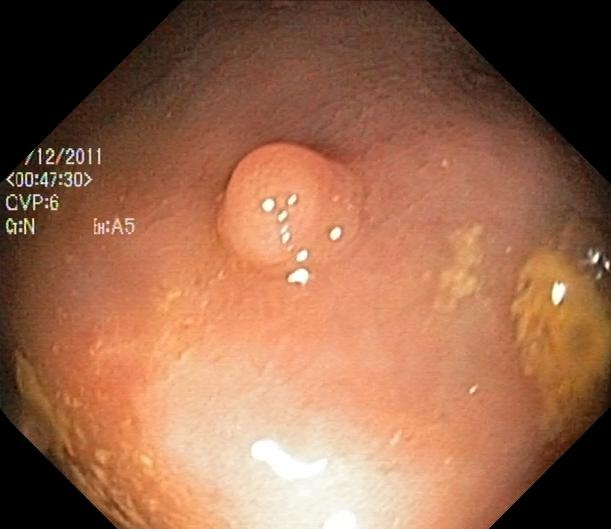
#> input picture data/archive/Kvasir-SEG/Kvasir-SEG/images/cju1gi7jlwyld0835cdf6g6qz.jpg, 611 x 529 px; its folder holds only this picture in this run
$ python generate_thesis_figures.py
#> lines starting #> are read from the running program, lines starting #| are printed output that depends on the picture
#!/usr/bin/env python3
"""
Generate Thesis Figures for Polyp Detection Project
====================================================

This script generates professional diagrams and visualizations for the thesis
on Deep Learning-Based Polyp Detection Using YOLOv8.

Author: Subhendu Das
Date: November 2024
Institution: IIIT Kalyani
"""

import cv2
import numpy as np
import matplotlib.pyplot as plt
import matplotlib.patches as patches
from matplotlib.patches import FancyBboxPatch, FancyArrowPatch
from pathlib import Path
import argparse


def create_system_overview(output_path: str):
    """
    Create high-level system overview diagram for Chapter 1.

    Shows: Input → Processing → Detection → Output pipeline

    Args:
        output_path: Path to save the generated figure
    """
    _, ax = plt.subplots(figsize=(14, 6))
    ax.set_xlim(0, 14)
    ax.set_ylim(0, 6)
    ax.axis('off')

    # Define boxes: (x, y, width, height, label, color)
    boxes = [
        (1, 2.5, 2, 1, 'Colonoscopy\nVideo/Image', '#E8F4F8'),
        (4, 2.5, 2, 1, 'YOLOv8\nDetection', '#B8E6F0'),
        (7, 2.5, 2, 1, 'Polyp\nLocalization', '#88D8E8'),
        (10, 2.5, 2, 1, 'Visual\nAnnotation', '#58CAE0')
    ]

    for x, y, w, h, label, color in boxes:
        box = FancyBboxPatch((x, y), w, h, boxstyle="round,pad=0.1",
                              edgecolor='#2C5F7F', facecolor=color, linewidth=2)
        ax.add_patch(box)
        ax.text(x + w/2, y + h/2, label, ha='center', va='center',
                fontsize=11, fontweight='bold', color='#1A3A4F')

    # Add arrows between boxes
    arrows = [(3, 3, 4, 3), (6, 3, 7, 3), (9, 3, 10, 3)]
    for x1, y1, x2, y2 in arrows:
        arrow = FancyArrowPatch((x1, y1), (x2, y2), arrowstyle='->',
                               mutation_scale=30, linewidth=2.5, color='#2C5F7F')
        ax.add_patch(arrow)

    # Add title
    ax.text(7, 5.3, 'Automated Polyp Detection System Pipeline',
            ha='center', fontsize=14, fontweight='bold', color='#1A3A4F')

    # Add stage labels
    stage_labels = [
        (2, 1.2, 'Input'),
        (5, 1.2, 'Processing'),
        (8, 1.2, 'Detection'),
        (11, 1.2, 'Output')
    ]
    for x, y, label in stage_labels:
        ax.text(x, y, label, ha='center', fontsize=9, style='italic', color='#555')

    plt.tight_layout()
    plt.savefig(output_path, dpi=300, bbox_inches='tight', facecolor='white')
    print(f'✓ Created {output_path}')
    plt.close()


def create_system_architecture(output_path: str):
    """
    Create complete system architecture diagram for Chapter 3.

    Shows 5-layer architecture:
    1. Data Layer (Kvasir-SEG)
    2. Preprocessing Layer (Mask to bbox, Split, Augmentation)
    3. Model Layer (YOLOv8 components)
    4. Training & Validation Layer
    5. Inference Layer

    Args:
        output_path: Path to save the generated figure
    """
    _, ax = plt.subplots(figsize=(15, 8))
    ax.set_xlim(0, 15)
    ax.set_ylim(0, 8)
    ax.axis('off')

    # Title
    ax.text(7.5, 7.5, 'Complete YOLOv8 Polyp Detection System Architecture',
            ha='center', fontsize=15, fontweight='bold', color='#1A3A4F')

    # Layer 1: Data
    y1 = 6
    boxes_l1 = [
        (1, y1, 2.5, 0.8, 'Kvasir-SEG\nDataset\n(1000 images)', '#FFE6E6'),
    ]
    for x, y, w, h, label, color in boxes_l1:
        box = FancyBboxPatch((x, y), w, h, boxstyle="round,pad=0.05",
                              edgecolor='#8B0000', facecolor=color, linewidth=2)
        ax.add_patch(box)
        ax.text(x + w/2, y + h/2, label, ha='center', va='center',
                fontsize=9, fontweight='bold', color='#8B0000')

    # Layer 2: Preprocessing
    y2 = 4.5
    boxes_l2 = [
        (0.5, y2, 1.8, 0.8, 'Mask to\nBbox', '#FFF4E6'),
        (2.5, y2, 1.8, 0.8, 'Train/Val\nSplit (80/20)', '#FFF4E6'),
        (4.5, y2, 1.8, 0.8, 'Data\nAugmentation', '#FFF4E6'),
    ]
    for x, y, w, h, label, color in boxes_l2:
        box = FancyBboxPatch((x, y), w, h, boxstyle="round,pad=0.05",
                              edgecolor='#CC6600', facecolor=color, linewidth=2)
        ax.add_patch(box)
        ax.text(x + w/2, y + h/2, label, ha='center', va='center',
                fontsize=8, fontweight='bold', color='#CC6600')

    # Arrow from data to preprocessing
    arrow = FancyArrowPatch((2.25, y1), (3.5, y2+0.8), arrowstyle='->',
                           mutation_scale=25, linewidth=2, color='#555')
    ax.add_patch(arrow)

    # Layer 3: Model Architecture
    y3 = 3
    boxes_l3 = [
        (7, y3, 2.2, 1.2, 'YOLOv8-nano\nBackbone\n(CSPDarknet)', '#E6F3FF'),
        (9.5, y3, 2.2, 1.2, 'Neck\n(PANet/FPN)', '#E6F3FF'),
        (12, y3, 2.2, 1.2, 'Detection\nHead', '#E6F3FF'),
    ]
    for x, y, w, h, label, color in boxes_l3:
        box = FancyBboxPatch((x, y), w, h, boxstyle="round,pad=0.05",
                              edgecolor='#0066CC', facecolor=color, linewidth=2)
        ax.add_patch(box)
        ax.text(x + w/2, y + h/2, label, ha='center', va='center',
                fontsize=9, fontweight='bold', color='#0066CC')

    # Arrows between model components
    arrow1 = FancyArrowPatch((9.2, y3+0.6), (9.5, y3+0.6), arrowstyle='->',
                            mutation_scale=25, linewidth=2.5, color='#0066CC')
    arrow2 = FancyArrowPatch((11.7, y3+0.6), (12, y3+0.6), arrowstyle='->',
                            mutation_scale=25, linewidth=2.5, color='#0066CC')
    ax.add_patch(arrow1)
    ax.add_patch(arrow2)

    # Arrow from preprocessing to model
    arrow = FancyArrowPatch((5.5, y2+0.4), (7, y3+0.6), arrowstyle='->',
                           mutation_scale=25, linewidth=2, color='#555')
    ax.add_patch(arrow)

    # Layer 4: Training & Validation
    y4 = 1.5
    boxes_l4 = [
        (7, y4, 2.8, 0.8, 'Training\n(50 epochs, BS=16)', '#E6FFE6'),
        (10.2, y4, 2.8, 0.8, 'Validation\n(mAP@50: 89.4%)', '#E6FFE6'),
    ]
    for x, y, w, h, label, color in boxes_l4:
        box = FancyBboxPatch((x, y), w, h, boxstyle="round,pad=0.05",
                              edgecolor='#006600', facecolor=color, linewidth=2)
        ax.add_patch(box)
        ax.text(x + w/2, y + h/2, label, ha='center', va='center',
                fontsize=9, fontweight='bold', color='#006600')

    # Arrow from model to training
    arrow = FancyArrowPatch((10.5, y3), (8.5, y4+0.8), arrowstyle='->',
                           mutation_scale=25, linewidth=2, color='#555')
    ax.add_patch(arrow)

    # Layer 5: Inference Pipeline
    y5 = 0.2
    boxes_l5 = [
        (1, y5, 2.5, 0.8, 'Image/Video\nInput', '#F0E6FF'),
        (4, y5, 2.5, 0.8, 'Model\nInference', '#F0E6FF'),
        (7, y5, 2.5, 0.8, 'NMS\nPost-processing', '#F0E6FF'),
        (10, y5, 2.5, 0.8, 'Annotated\nOutput', '#F0E6FF'),
    ]
    for x, y, w, h, label, color in boxes_l5:
        box = FancyBboxPatch((x, y), w, h, boxstyle="round,pad=0.05",
                              edgecolor='#6600CC', facecolor=color, linewidth=2)
        ax.add_patch(box)
        ax.text(x + w/2, y + h/2, label, ha='center', va='center',
                fontsize=9, fontweight='bold', color='#6600CC')

    # Arrows in inference pipeline
    for i in range(3):
        x1 = 3.5 + i*3
        x2 = 4 + i*3
        arrow = FancyArrowPatch((x1, y5+0.4), (x2, y5+0.4), arrowstyle='->',
                               mutation_scale=25, linewidth=2, color='#6600CC')
        ax.add_patch(arrow)

    # Add layer labels on left side
    labels = [
        (0.2, y1+0.4, 'Data', '#8B0000'),
        (0.2, y2+0.4, 'Preprocessing', '#CC6600'),
        (6.5, y3+0.6, 'Model\nArchitecture', '#0066CC'),
        (6.5, y4+0.4, 'Training &\nValidation', '#006600'),
        (0.2, y5+0.4, 'Inference', '#6600CC')
    ]
    for x, y, text, color in labels[:2] + labels[4:]:
        ax.text(x, y, text, fontsize=10, fontweight='bold', color=color)
    for x, y, text, color in labels[2:4]:
        ax.text(x, y, text, fontsize=10, fontweight='bold', color=color, ha='right')

    plt.tight_layout()
    plt.savefig(output_path, dpi=300, bbox_inches='tight', facecolor='white')
    print(f'✓ Created {output_path}')
    plt.close()


def create_system_architecture_clearer(output_path: str):
    """
    Create complete system architecture diagram with LARGER, MORE READABLE labels.
    Optimized for thesis with improved legibility and layout.

    Shows 5-layer architecture with enhanced visibility:
    1. Data Layer (Kvasir-SEG)
    2. Preprocessing Layer (Mask to bbox, Split, Augmentation)
    3. Model Layer (YOLOv8 components)
    4. Training & Validation Layer
    5. Inference Layer

    Args:
        output_path: Path to save the generated figure
    """
    _, ax = plt.subplots(figsize=(20, 12), dpi=300)
    ax.set_xlim(0, 20)
    ax.set_ylim(0, 12)
    ax.axis('off')

    # Title - MUCH LARGER
    ax.text(10, 11.2, 'Complete YOLOv8 Polyp Detection System Architecture',
            ha='center', fontsize=22, fontweight='bold', color='#1A3A4F')

    # Layer 1: Data - LARGER boxes and text
    y1 = 9
    boxes_l1 = [
        (2, y1, 4, 1.5, 'Kvasir-SEG\nDataset\n(1000 images)', '#FFE6E6'),
    ]
    for x, y, w, h, label, color in boxes_l1:
        box = FancyBboxPatch((x, y), w, h, boxstyle="round,pad=0.08",
                              edgecolor='#8B0000', facecolor=color, linewidth=3)
        ax.add_patch(box)
        ax.text(x + w/2, y + h/2, label, ha='center', va='center',
                fontsize=18, fontweight='bold', color='#8B0000')

    # Layer 2: Preprocessing - LARGER boxes
    y2 = 6.5
    boxes_l2 = [
        (1.5, y2, 3, 1.3, 'Mask to\nBbox', '#FFF4E6'),
        (5, y2, 3, 1.3, 'Train/Val\nSplit (80/20)', '#FFF4E6'),
        (8.5, y2, 3, 1.3, 'Data\nAugmentation', '#FFF4E6'),
    ]
    for x, y, w, h, label, color in boxes_l2:
        box = FancyBboxPatch((x, y), w, h, boxstyle="round,pad=0.08",
                              edgecolor='#CC6600', facecolor=color, linewidth=3)
        ax.add_patch(box)
        ax.text(x + w/2, y + h/2, label, ha='center', va='center',
                fontsize=18, fontweight='bold', color='#CC6600')

    # Arrow from data to preprocessing
    arrow = FancyArrowPatch((4, y1), (6.5, y2+1.3), arrowstyle='->',
                           mutation_scale=35, linewidth=3, color='#555')
    ax.add_patch(arrow)

    # Layer 3: Model Architecture - LARGER boxes
    y3 = 4.3
    boxes_l3 = [
        (11.5, y3, 3.5, 1.8, 'YOLOv8-nano\nBackbone\n(CSPDarknet)', '#E6F3FF'),
        (15.5, y3, 3.5, 1.8, 'Neck\n(PANet/FPN)', '#E6F3FF'),
    ]
    # Detection head box
    boxes_l3.append((11.5, y3-2.2, 7.5, 1.5, 'Detection Head\n(Anchor-Free, Decoupled)', '#E6F3FF'))

    for x, y, w, h, label, color in boxes_l3:
        box = FancyBboxPatch((x, y), w, h, boxstyle="round,pad=0.08",
                              edgecolor='#0066CC', facecolor=color, linewidth=3)
        ax.add_patch(box)
        ax.text(x + w/2, y + h/2, label, ha='center', va='center',
                fontsize=18, fontweight='bold', color='#0066CC')

    # Arrows between model components (top row)
    arrow1 = FancyArrowPatch((15, y3+0.9), (15.5, y3+0.9), arrowstyle='->',
                            mutation_scale=35, linewidth=3.5, color='#0066CC')
    ax.add_patch(arrow1)

    # Arrow from neck to detection head
    arrow2 = FancyArrowPatch((15, y3), (15, y3-2.2+1.5), arrowstyle='->',
                            mutation_scale=35, linewidth=3.5, color='#0066CC')
    ax.add_patch(arrow2)

    # Arrow from preprocessing to model
    arrow = FancyArrowPatch((10, y2+0.6), (11.5, y3+0.9), arrowstyle='->',
                           mutation_scale=35, linewidth=3, color='#555')
    ax.add_patch(arrow)

    # Layer 4: Training & Validation - LARGER boxes
    y4 = 8.5
    boxes_l4 = [
        (12, y4, 4, 1.3, 'Training\n(50 epochs, BS=16)', '#E6FFE6'),
        (16.5, y4, 3, 1.3, 'Validation\n(mAP@50: 89.4%)', '#E6FFE6'),
    ]
    for x, y, w, h, label, color in boxes_l4:
        box = FancyBboxPatch((x, y), w, h, boxstyle="round,pad=0.08",
                              edgecolor='#006600', facecolor=color, linewidth=3)
        ax.add_patch(box)
        ax.text(x + w/2, y + h/2, label, ha='center', va='center',
                fontsize=18, fontweight='bold', color='#006600')

    # Arrow from model to training
    arrow = FancyArrowPatch((13.5, y3+1.8), (14, y4), arrowstyle='->',
                           mutation_scale=35, linewidth=3, color='#555')
    ax.add_patch(arrow)

    # Layer 5: Inference Pipeline - LARGER boxes
    y5 = 0.1
    boxes_l5 = [
        (2, y5, 3.5, 1.2, 'Image/Video\nInput', '#F0E6FF'),
        (6.5, y5, 3.5, 1.2, 'Model\nInference', '#F0E6FF'),
        (11, y5, 3.5, 1.2, 'NMS\nPost-processing', '#F0E6FF'),
        (15.5, y5, 3.5, 1.2, 'Annotated\nOutput', '#F0E6FF'),
    ]
    for x, y, w, h, label, color in boxes_l5:
        box = FancyBboxPatch((x, y), w, h, boxstyle="round,pad=0.08",
                              edgecolor='#6600CC', facecolor=color, linewidth=3)
        ax.add_patch(box)
        ax.text(x + w/2, y + h/2, label, ha='center', va='center',
                fontsize=18, fontweight='bold', color='#6600CC')

    # Arrows in inference pipeline
    for i in range(3):
        x1 = 5.5 + i*4.5
        x2 = 6.5 + i*4.5
        arrow = FancyArrowPatch((x1, y5+0.6), (x2, y5+0.6), arrowstyle='->',
                               mutation_scale=35, linewidth=3, color='#6600CC')
        ax.add_patch(arrow)

    # Add step numbers in circles OUTSIDE boxes - positioned further left/right
    steps = [
        (0.5, y1+0.75, '1', '#8B0000'),
        (0.5, y2+1.95, '2', '#CC6600'),
        (10.8, y3+0.9, '3', '#0066CC'),
        (11.2, y4+0.65, '4', '#006600'),
        (0.5, y5+1.5, '5', '#6600CC')
    ]

    for x, y, num, color in steps:
        circle = plt.Circle((x, y), 0.35, color=color, zorder=10)
        ax.add_patch(circle)
        ax.text(x, y, num, ha='center', va='center',
                fontsize=18, fontweight='bold', color='white', zorder=11)

    # Add layer labels OUTSIDE boxes next to numbers - LARGER text
    labels = [
        (0.90, y1+0.75, 'Data', '#8B0000', 18),
        (0.90, y2+1.95, 'Pre-\nprocessing', '#CC6600', 18),
        (10.2, y3+0.9, 'Model\nArchitecture', '#0066CC', 18),
        (10.6, y4+0.65, 'Training &\nValidation', '#006600', 18),
        (0.90, y5+1.5, 'Inference', '#6600CC', 18)
    ]

    for x, y, text, color, fontsize in labels:
        ax.text(x, y, text, fontsize=fontsize, fontweight='bold', color=color,
                ha='left' if x < 5 else 'right', va='center')

    plt.tight_layout()
    plt.savefig(output_path, dpi=300, bbox_inches='tight', facecolor='white')
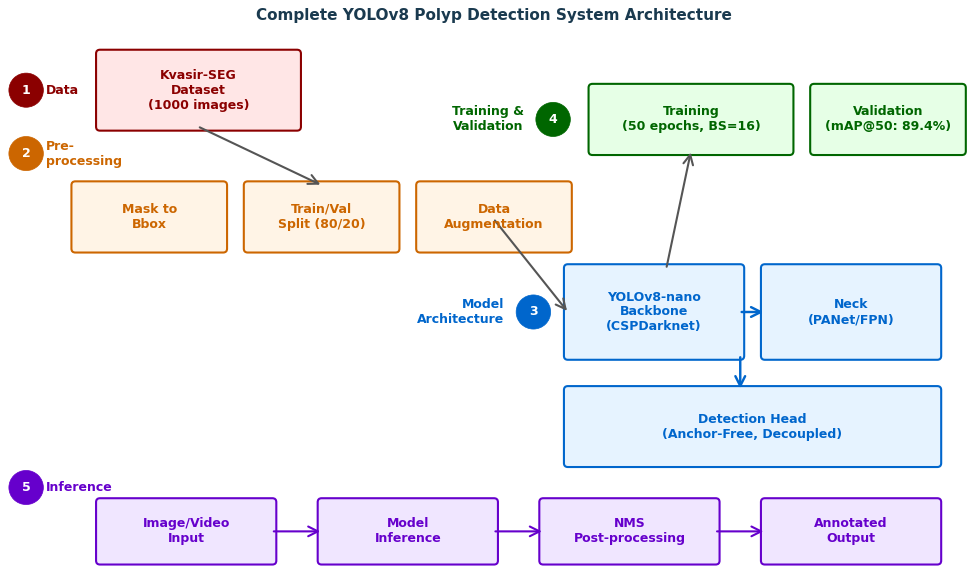
#> figure drawn by matplotlib, 1 panel
    print(f'✓ Created {output_path}')
    plt.close()


def create_mask_to_bbox_visualization(kvasir_dir: str, output_path: str, num_examples: int = 3):
    """
    Create mask to bounding box conversion visualization using actual Kvasir-SEG data.

    Shows 3-column layout: Original Image | Segmentation Mask | YOLO Bounding Box

    Args:
        kvasir_dir: Path to Kvasir-SEG dataset directory
        output_path: Path to save the generated figure
        num_examples: Number of example images to show (default: 3)
    """
#> called with kvasir_dir = 'data/archive/Kvasir-SEG/Kvasir-SEG', num_examples = 3
    data_dir = Path(kvasir_dir)
    image_dir = data_dir / 'images'
    mask_dir = data_dir / 'masks'

    if not image_dir.exists():
        print(f"Warning: {image_dir} not found. Skipping mask_to_bbox visualization.")
        return

    image_files = list(image_dir.glob('*.jpg'))[:num_examples]

    if not image_files:
        print(f"Warning: No images found in {image_dir}")
        return

    fig, axes = plt.subplots(num_examples, 3, figsize=(14, 4*num_examples))
    if num_examples == 1:
        axes = axes.reshape(1, -1)

    for idx, img_path in enumerate(image_files):
        # Load image and mask
        img = cv2.imread(str(img_path))
#> img is the input picture: shape (529, 611, 3); mean B, G, R 76.4, 102.7, 151.1
        img = cv2.cvtColor(img, cv2.COLOR_BGR2RGB)

        mask_path = mask_dir / img_path.name
        if not mask_path.exists():
            print(f"Warning: Mask not found for {img_path.name}")
            continue

        mask = cv2.imread(str(mask_path), 0)

        # Resize for consistency
        img = cv2.resize(img, (400, 400))
#> img: shape (400, 400, 3)
        mask = cv2.resize(mask, (400, 400))
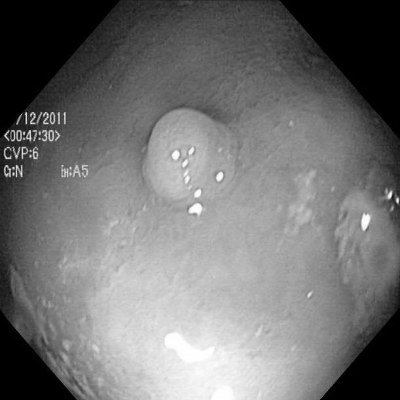
#> mask: shape (400, 400); min 0, max 255, mean 114.1

        # Find bounding box from mask
        coords = np.where(mask > 127)
#> coords = 75327 positions, rows 109 to 399, columns 4 to 398
        if len(coords[0]) > 0:
            y_min, y_max = coords[0].min(), coords[0].max()
#> y_min = 109; y_max = 399
            x_min, x_max = coords[1].min(), coords[1].max()
#> x_min = 4; x_max = 398

            # Create bbox image
            img_bbox = img.copy()
            cv2.rectangle(img_bbox, (x_min, y_min), (x_max, y_max), (0, 255, 0), 3)
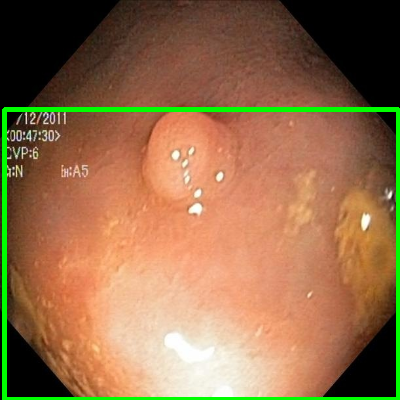
#> img_bbox: shape (400, 400, 3); mean R, G, B 147.8, 109.6, 74.6

            # Create mask overlay
            mask_colored = np.zeros_like(img)
            mask_colored[mask > 127] = [255, 255, 0]  # Yellow
            img_overlay = cv2.addWeighted(img, 0.7, mask_colored, 0.3, 0)
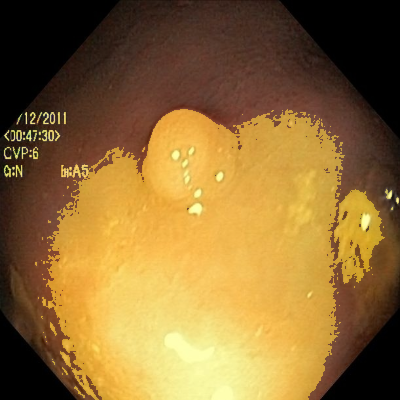
#> img_overlay: shape (400, 400, 3); mean R, G, B 141.7, 107.8, 53.4

            # Plot
            axes[idx, 0].imshow(img)
            axes[idx, 0].set_title(f'Original Image {idx+1}', fontweight='bold', fontsize=12)
            axes[idx, 0].axis('off')

            axes[idx, 1].imshow(img_overlay)
            axes[idx, 1].set_title('Segmentation Mask', fontweight='bold', fontsize=12)
            axes[idx, 1].axis('off')

            axes[idx, 2].imshow(img_bbox)
            axes[idx, 2].set_title('YOLO Bounding Box', fontweight='bold', fontsize=12)
            axes[idx, 2].axis('off')

    fig.suptitle('Mask to Bounding Box Conversion Process',
                 fontsize=16, fontweight='bold', y=0.995)
    plt.tight_layout()
    plt.savefig(output_path, dpi=300, bbox_inches='tight', facecolor='white')
    print(f'✓ Created {output_path}')
    plt.close()


def create_augmentation_examples(kvasir_dir: str, output_path: str, sample_idx: int = 5):
    """
    Create data augmentation examples visualization.

    Shows 8 different augmentation techniques applied to a sample polyp image.

    Args:
        kvasir_dir: Path to Kvasir-SEG dataset directory
        output_path: Path to save the generated figure
        sample_idx: Index of sample image to use (default: 5)
    """
#> called with kvasir_dir = 'data/archive/Kvasir-SEG/Kvasir-SEG', sample_idx = 5
    data_dir = Path(kvasir_dir)
    image_dir = data_dir / 'images'

    if not image_dir.exists():
        print(f"Warning: {image_dir} not found. Skipping augmentation examples.")
        return

    image_files = list(image_dir.glob('*.jpg'))
    if sample_idx >= len(image_files):
        sample_idx = 0

    img_path = image_files[sample_idx]

    # Load image
    img = cv2.imread(str(img_path))
    img = cv2.cvtColor(img, cv2.COLOR_BGR2RGB)
    img = cv2.resize(img, (400, 400))

    # Create figure with 2x4 grid
    fig, axes = plt.subplots(2, 4, figsize=(16, 8))
    axes = axes.flatten()

    # 1. Original
    axes[0].imshow(img)
    axes[0].set_title('Original', fontsize=11, fontweight='bold')
    axes[0].axis('off')

    # 2. Horizontal flip
    img_hflip = cv2.flip(img, 1)
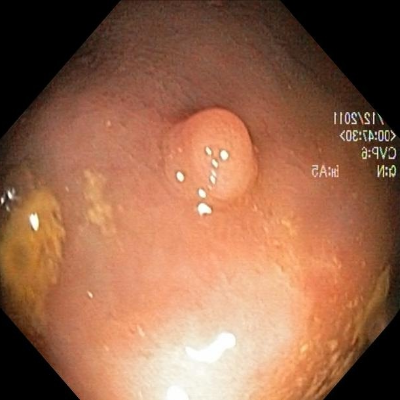
#> img_hflip: shape (400, 400, 3); mean R, G, B 151, 102.6, 76.3
    axes[1].imshow(img_hflip)
    axes[1].set_title('Horizontal Flip', fontsize=11, fontweight='bold')
    axes[1].axis('off')

    # 3. Vertical flip
    img_vflip = cv2.flip(img, 0)
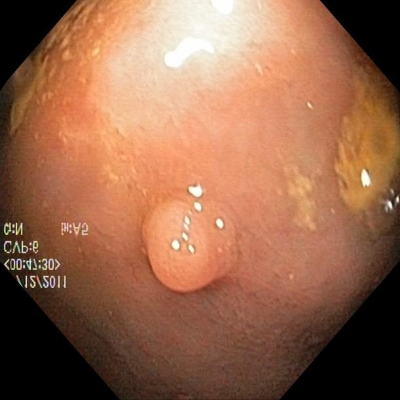
#> img_vflip: shape (400, 400, 3); mean R, G, B 151, 102.6, 76.3
    axes[2].imshow(img_vflip)
    axes[2].set_title('Vertical Flip', fontsize=11, fontweight='bold')
    axes[2].axis('off')

    # 4. Rotation
    h, w = img.shape[:2]
    M = cv2.getRotationMatrix2D((w/2, h/2), 30, 1.0)
    img_rot = cv2.warpAffine(img, M, (w, h))
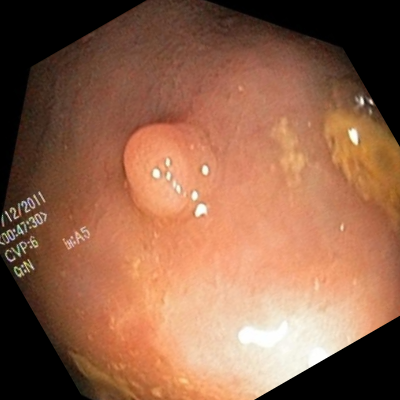
#> img_rot: shape (400, 400, 3); mean R, G, B 146.1, 99.6, 74.5
    axes[3].imshow(img_rot)
    axes[3].set_title('Rotation (30°)', fontsize=11, fontweight='bold')
    axes[3].axis('off')

    # 5. Brightness increase
    img_bright = cv2.convertScaleAbs(img, alpha=1.3, beta=30)
    axes[4].imshow(img_bright)
    axes[4].set_title('Brightness Increase', fontsize=11, fontweight='bold')
    axes[4].axis('off')

    # 6. HSV adjustment
    img_hsv = cv2.cvtColor(img, cv2.COLOR_RGB2HSV).astype(np.float32)
#> (the rest of the program and of its run is left out)
